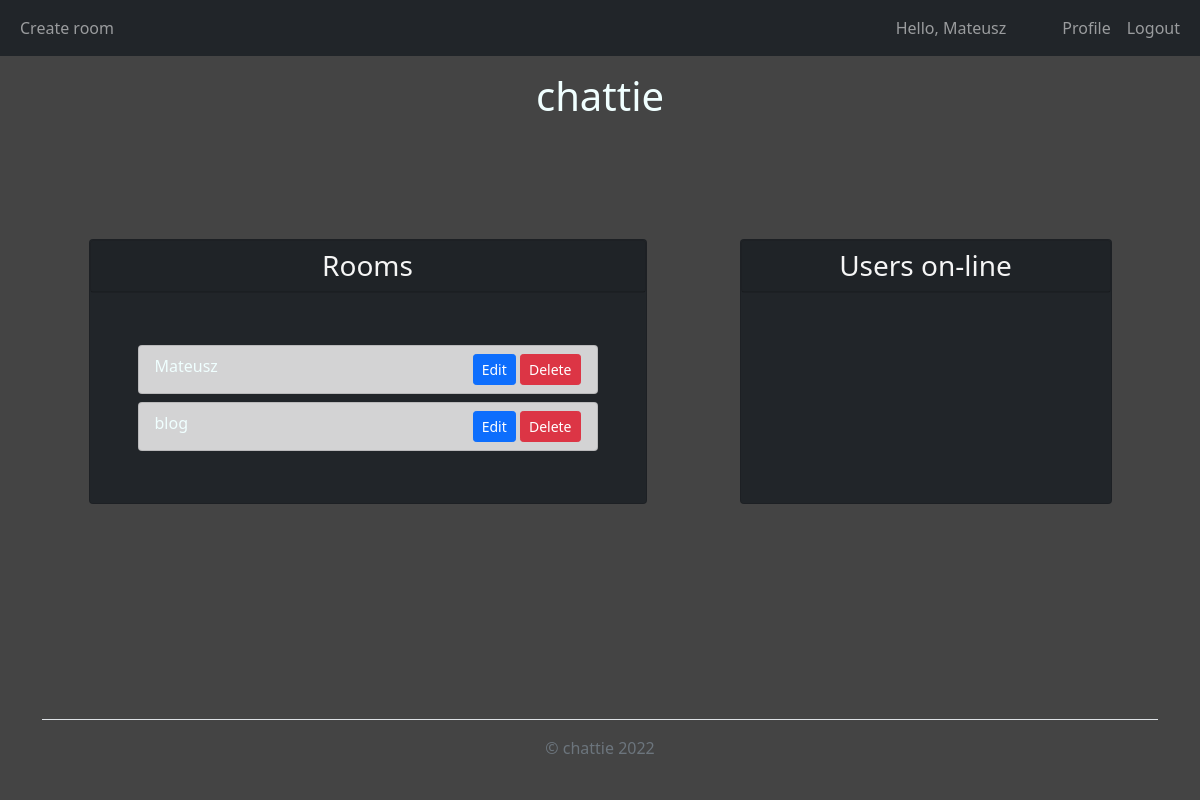
Screenshot of / (signed in) with the database file from the repository.
### chattie/models.py (models this page shows, shortened)
class User(db.Model, UserMixin):
    id = db.Column(db.Integer, primary_key=True)
    username = db.Column(db.String(20), unique=True, nullable=False)
    email = db.Column(db.String(120), unique=True, nullable=False)
    image_file = db.Column(db.String(20), nullable=False, default='default.jpg')
    password = db.Column(db.String(60), nullable=False)
    created = db.Column(db.DateTime, nullable=False, default=datetime.utcnow)
    participates_in = db.Column(db.Integer, db.ForeignKey('room.id'))
    room_id = db.Column(db.Integer, db.ForeignKey('room.id'))
    message_id = db.Column(db.Integer, db.ForeignKey('message.id'))
    rooms = db.relationship('Room', foreign_keys=[room_id])
    messages = db.relationship('Message', foreign_keys=[message_id])

class Room(db.Model):
    id = db.Column(db.Integer, primary_key=True)
    name = db.Column(db.String(20), nullable=False, unique=True)
    participant_id = db.Column(db.Integer, db.ForeignKey('user.id'))
    message_id = db.Column(db.Integer, db.ForeignKey('message.id'))
    participants = db.relationship('User', foreign_keys=[participant_id])
    messages = db.relationship('Message', foreign_keys=[message_id], cascade="all,delete")
    creator_id = db.Column(db.Integer, db.ForeignKey('user.id'), nullable=False)
    created = db.Column(db.DateTime, nullable=False, default=datetime.utcnow)

### chattie/routes.py (the view)
@app.route("/")
def home():
    if not current_user.is_authenticated:
        return redirect(url_for('login'))
    rooms = Room.query.all()
    global clients
    return render_template('home.html',
                           title='home',
                           rooms=rooms,
                           clients=clients)

### chattie/models.py (called while the page is built)
@login_manager.user_loader
def load_user(user_id):
    return User.query.get(int(user_id))

### chattie/templates/home.html (shortened to what this page needs)
{% extends "main.html" %}
{% block content %}
<div class="container d-flex justify-content-around my-auto">
    <div class="card col-md-6 bg-dark">
        <div class="card text-center bg-dark">
            <h3 class=" fw-normal card-text card-header ">Rooms</h3>
        </div>
        <div class="p-5">
        {% for room in rooms %}
        <div class="list-group">
            <div class="list-group-item list-group-item-action list-group-item-dark my-1 d-flex justify-content-between">
                <a id="{{ room.name }}" class="room_join" href="{{ url_for('room', room_name=room.name) }}" >{{ room.name }}</a>
                {% if room.creator_id == current_user.id %}
                <div>
                    <a class="btn btn-primary btn-sm" href="{{ url_for('update_room', room_name=room.name) }}" role="button">Edit</a>
                    <a class="btn btn-danger btn-sm" href="{{ url_for('delete_room', room_name=room.name) }}" role="button">Delete</a>
                </div>
                {% endif %}
            </div>
        </div>
        {% endfor %}
        </div>
    </div>
    <div class="card col-md-4 bg-dark">
        <div class="card text-center bg-dark">
            <h3 class=" fw-normal card-text card-header">Users on-line</h3>
        </div>
        <div class="p-5" id="users">
        </div>
    </div>
</div>
{% endblock %}

### chattie/templates/layout/navbar.html (shortened to what this page needs)
{% if current_user.is_authenticated %}
  <nav class="navbar navbar-expand-lg navbar-dark  bg-dark">
    <div class="container-fluid">
      <div class="collapse navbar-collapse" id="navbarSupportedContent">
      <ul class="navbar-nav me-auto mb-2 mb-lg-0">
        <li class='nav-item'>
          <a class='nav-link' href="{{ url_for('create_room') }}">Create room</a>
        </li>
      </ul>
        <ul class="navbar-nav ms-auto mb-2 mb-lg-0">
          <li>
            <p class="navbar-text me-5 my-auto">Hello, {{current_user.username}}</p>
          </li>
          <li class="nav-item">
            <a class="nav-link" href="#">Profile</a>
          </li>
          <li>
            <a class="nav-link" href="{{ url_for('logout') }}">Logout</a>
          </li>
        </ul>
      </div>
    </div>
  </nav>
{% endif %}

### chattie/static/css/main.css (style rules this page uses)
body { background-color: #444; color: whitesmoke; }
a { color: azure; text-decoration: none; }

### rows the page displays
User: username "Mateusz"
Room: name "Mateusz"
Room: name "blog"
